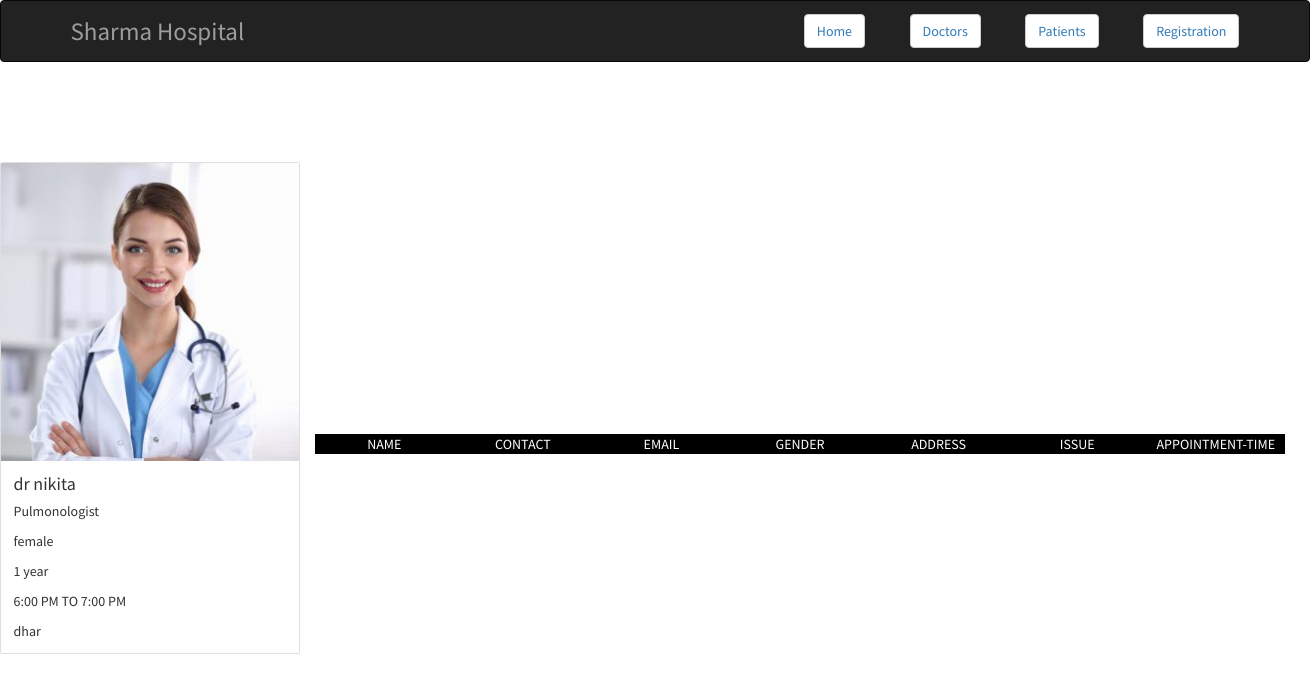
The page /name/dr nikita on the database as committed earlier.
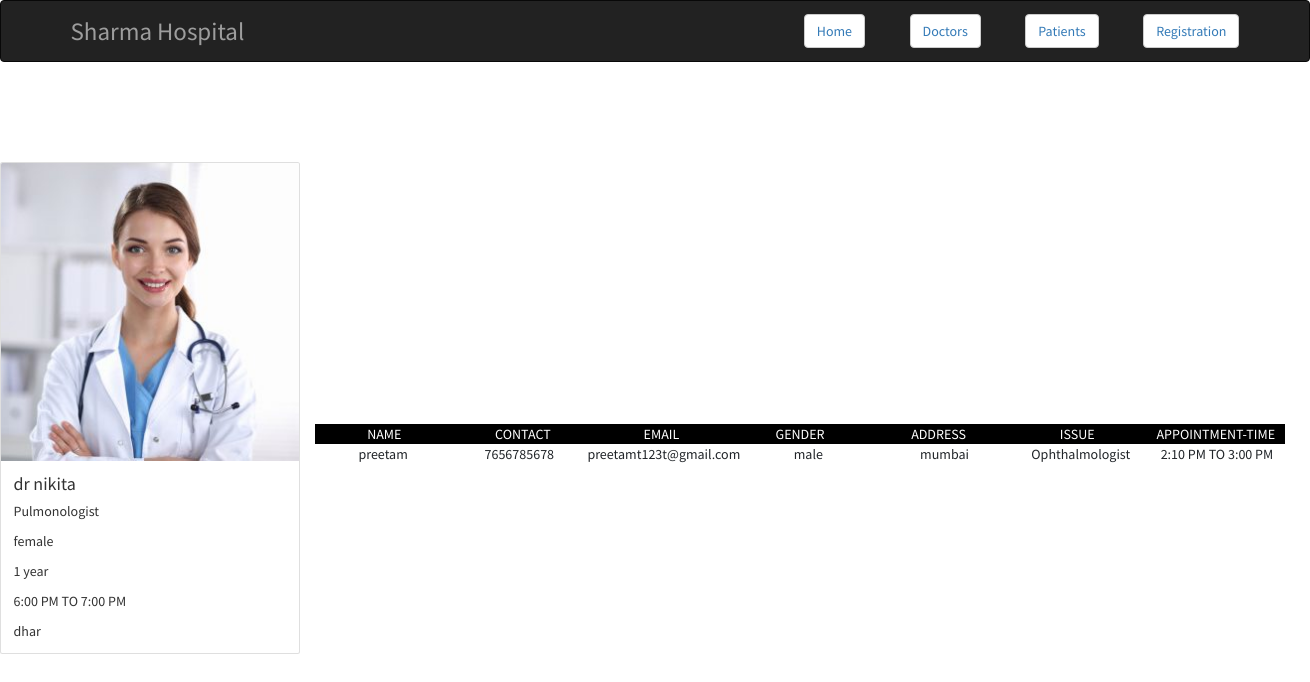
The same page on the database as committed later.
### app/models.py (models this page shows)
class PatientRegistration(models.Model):
    name=models.CharField(max_length=50)
    contact=models.CharField(max_length=50)
    email=models.EmailField(max_length=254)
    gender=models.CharField(choices=GENDER_CHOICES,max_length=50)
    address=models.CharField(max_length=50)
    issue=models.ForeignKey(Issue_Category,on_delete=models.CASCADE)
    select_doctor=models.CharField(max_length=100)
    appointment_time=models.CharField(choices=APPOINTMENT_TIME,max_length=100)

class Issue_Category(models.Model):
    Category_name=models.CharField(max_length=50,unique=True)
    def __str__(self):
        return self.Category_name

### app/views.py (the view)
# urls.py: path('name/<str:name>',views.patientsall,name='patients'),
def patientsall(request,name):
    patients=PatientRegistration.objects.filter(select_doctor=name)
    doctor=DoctorRegistration.objects.get(name=name)
    return render(request,'doctor.html',{'patients':patients,'doctor':doctor})

### app/templates/doctor.html (shortened to what this page needs)
<!DOCTYPE html>
<html lang="en">
<head>
  <link rel="stylesheet" href="https://cdn.jsdelivr.net/npm/bootstrap@4.6.2/dist/css/bootstrap.min.css">
  <link rel="stylesheet" href="https://maxcdn.bootstrapcdn.com/bootstrap/3.4.1/css/bootstrap.min.css">
</head>
<body>
	<nav class="navbar navbar-inverse">
		<div class="container-fluid">
		  <div class="navbar-header">
			<a class="navbar-brand" href="#" style="position:relative;margin-right:500px;font-size:25px;">Sharma Hospital</a>
		  </div>
		  <button type="button" class="btn btn-default"><a href="/table/">Home</a></button>
		  <button type="button" class="btn btn-default"><a href="">Doctors</a></button>
		  <button type="button" class="btn btn-default"><a href="">Patients</a></button>
		  <button type="button" class="btn btn-default"><a href="/registration/">Registration</a></button>
		</div>
	  </nav>
    {% if doctor %}
    <div class="card" style="width:300px;margin-top:100px;">
        <img class="card-img-top" src="{{doctor.image.url}}" alt="Card image">
        <div class="card-body">
          <h4 class="card-title">{{doctor.name}}</h4>
          <p class="card-text">{{doctor.specialist}}</p>
          <p class="card-text">{{doctor.gender}}</p>
          <p class="card-text">{{doctor.experiance}}</p>
          <p class="card-text">{{doctor.appointment}}</p>
          <p class="card-text">{{doctor.address}}</p>
        </div>
      </div>
    {% endif %}
    <div class="container" style="width:1000px;margin-left:300px;margin-top:-600px;">
        <div class="table">
            <div class="table-header">
                <div class="header__item"><a id="wins" class="filter__link filter__link--number" href="#">Name</a></div>
                <div class="header__item"><a id="draws" class="filter__link filter__link--number" href="#">Contact</a></div>
                <div class="header__item"><a id="losses" class="filter__link filter__link--number" href="#">Email</a></div>
                <div class="header__item"><a id="total" class="filter__link filter__link--number" href="#">Gender</a></div>
                <div class="header__item"><a id="total" class="filter__link filter__link--number" href="#">Address</a></div>
                <div class="header__item"><a id="total" class="filter__link filter__link--number" href="#">Issue</a></div>
                <div class="header__item"><a id="total" class="filter__link filter__link--number" href="#">Appointment-Time</a></div>
            </div>
            {% if patients %}
            {% for i in patients %}
            <div class="table-content">
                <div class="table-row">
                    <div class="table-data">{{i.name}}</div>
                    <div class="table-data">{{i.contact}}</div>
                    <div class="table-data">{{i.email}}</div>
                    <div class="table-data">{{i.gender}}</div>
                    <div class="table-data">{{i.address}}</div>
                    <div class="table-data">{{i.issue}}</div>
                    <div class="table-data">{{i.appointment_time}}</div>
                </div>
            </div>
            {% endfor %}
            {% endif %}
        </div>
    </div>
</body>
</html>

Rows that differ between the two databases and show on the page:
added PatientRegistration: name "preetam", contact "7656785678", email "preetamt123t@gmail.com", gender "male", address "mumbai", issue "Ophthalmologist", appointment_time "2:10 PM TO 3:00 PM"
